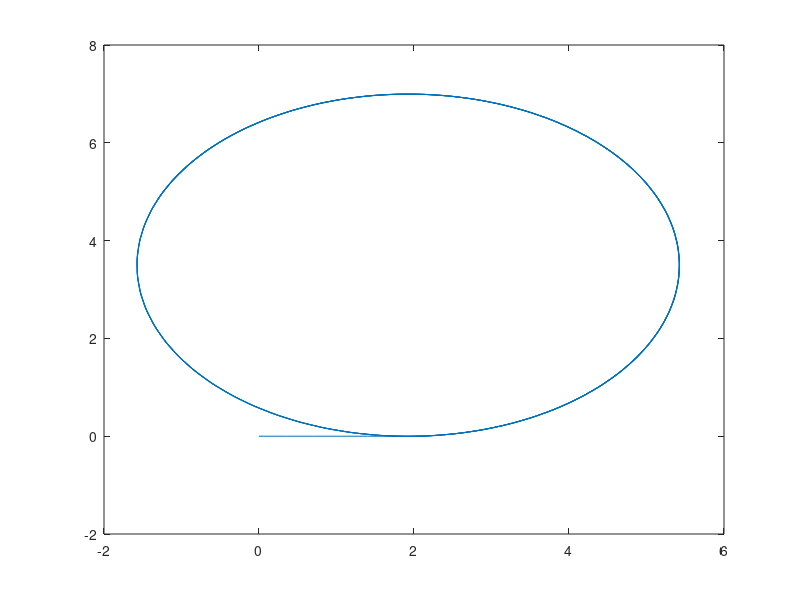

Write MATLAB code to recreate this figure.
v=zeros(1,300);
w=zeros(1,300);
x=zeros(1,301);
y=zeros(1,301);
theta=zeros(1,301);
v(1:300)=0.35;
w(1:5)=0;
w(6:300)=0.1;

for i=1:300
    deltax=v(i)*cos(theta(i));
    deltay=v(i)*sin(theta(i));
    deltatheta=w(i);
    x(i+1)=x(i)+deltax;
    y(i+1)=y(i)+deltay;
    theta(i+1)=theta(i)+deltatheta;
end

plot(x,y);
theta